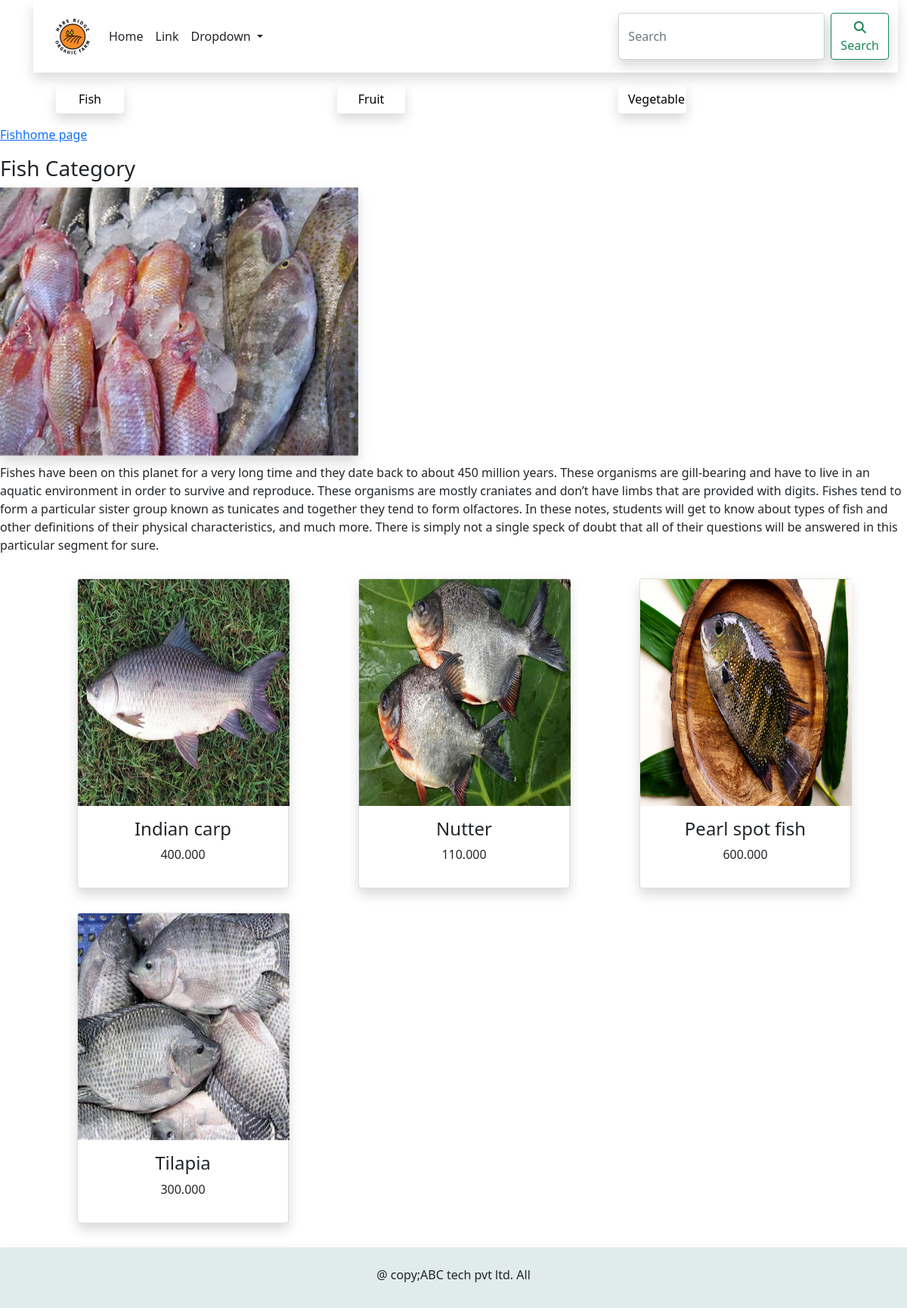
Page /farm/fish/ on the committed database.
### farm_main/models.py (models this page shows, shortened)
class Category(models.Model):
    name = models.CharField(max_length=250,unique=True)
    slug = models.SlugField(max_length=250,unique=True)
    description = models.TextField(blank=True)
    image = models.ImageField(upload_to='category_images',blank=True)
    class Meta:
        ordering = ('name',)
        verbose_name = 'category'
        verbose_name_plural = 'categories'
    def get_url(self):
        return reverse('farm_main:product_by_category', args=[self.slug])

class Product(models.Model):
    name = models.CharField(max_length=250,unique=True)
    slug = models.SlugField(max_length=250,unique=True)
    description = models.TextField(blank=True)
    price = models.DecimalField(max_digits=10, decimal_places=3)
    category = models.ForeignKey(Category, on_delete=models.CASCADE)
    image = models.ImageField(upload_to='products_image', blank=True)
    stock = models.IntegerField()
    available = models.BooleanField(default=True)
    created = models.DateTimeField(auto_now_add=True)
    updated = models.DateTimeField(auto_now_add=True)
    class Meta:
        ordering = ('name',)
        verbose_name = 'Product'
        verbose_name_plural = 'Products'
    def get_url(self):
        return reverse('farm_main:productCategoryDetail',args=[self.category.slug, self.slug])

### farm_main/views.py (the view)
# urls.py: path('',views.allprodcat,name='allprodcat'),
def allprodcat(request, c_slug=None):
    c_page=None
    products_list=None
    if c_slug != None:
        c_page=get_object_or_404(Category,slug=c_slug)
        products_list=Product.objects.all().filter(category=c_page,available=True)
    else:
        products_list=Product.objects.all().filter(available=True)
    paginator = Paginator(products_list,6)
    try:
        page = int(request.GET.get('page', '1'))
    except:
        page = 1
    try:
        products = paginator.page(page)
    except (EmptyPage, InvalidPage):
        products = paginator.page(paginator.num_pages)
    return render(request, "category.html", {'category':  c_page, 'products': products})

### cart/context_processors.py (called while the page is built)
def counter(request):
    item_count = 0
    if 'admin' in request.path:
        return {}
    else:
        try:
            cart = Cart.objects.filter(cart_id=_cart_id(request))
            cart_items = CartItem.objects.all().filter(cart=cart[:1])
            for cart_item in cart_items:
                item_count += cart_item.quantity
        except Cart.DoesNotExist:
            item_count = 0
    return dict(item_count = item_count)

### cart/views.py (called while the page is built)
def _cart_id(request):
    cart = request.session.session_key
    if not cart:
        cart = request.session.create()
    return cart

### farm_main/context_processors.py (called while the page is built)
def menu_links(request):
    links = Category.objects.all()
    return dict(links=links)

### templates/category.html (shortened to what this page needs)
{% extends 'base.html' %}
{% load static %}
{% block content %}
{% if category %}
<div>
    <p><a href="{% url 'farm_main:allprodcat' %}">{{category.name}}home page
    </a></p>
</div>
{% endif %}
    {% if category %}
<div>
        <div>
        <h3>{{category.name}}&nbsp;Category</h3>
        <img style="width:474px;height:355px;" class="shadow" src="{{category.image.url}}"><br>
        <p style="margin-top:10px;">{{category.description}}</p>
   </div>
{% endif %}
<div class="container ">
    <div class="row mx-auto">
    {% for product in products.object_list %}
            <div class="my-bottom-margin col-9 col-sm-12 col-md-4 col-lg-4">
                <div class="card text-center my-3 ms-5 shadow" style="width:280px;">
            <a href="{{product.get_url}}"><img src="{{product.image.url}}" alt="{{product.name}}" class="card-img-top" style="width:280px;height:300px;"></a>
        <div class="card-body">
        <h4>{{product.name}}</h4>
        <p>{{product.price}}</p>
        </div>
        </div>
        </div>
    {% endfor %}
    </div>
</div>
</div>
{% endblock %}

### templates/nav.html (shortened to what this page needs)
{% load static %}
<nav class="container-fluid">
    <ul style="width:100%">
        <nav class="navbar navbar-expand-lg bg-body-tertiary shadow">
  <div class="container-fluid">
      <header>
    <center>
        <img src="{% static 'img/logo1.png' %}" alt="logoimage" style="height:80px;">
    </center>
</header>
    <div class="collapse navbar-collapse text-dark" id="navbarSupportedContent">
      <ul class="navbar-nav me-auto mb-2 mb-lg-0">
        <li class="nav-item">
          <a class="nav-link active text-dark" href="{% url 'farm_main:allprodcat' %}">Home</a>
        </li>
        <li class="nav-item">
          <a class="nav-link text-dark" href="#">Link</a>
        </li>
        <li class="nav-item dropdown">
          <a class="nav-link dropdown-toggle text-dark" href="#" role="button" data-bs-toggle="dropdown" aria-expanded="false">
            Dropdown
          </a>
        </li>
      </ul>
      <form class="d-flex" role="search" action="{% url 'searchapp:search' %}" method="get">
        <input class="form-control me-2 shadow" type="search" placeholder="Search" aria-label="Search" name="q">
        <button class="btn btn-outline-success shadow" type="submit"><i class="fa-solid fa-magnifying-glass"></i>Search</button>
      </form>
    </div>
  </div>
</nav>
        <div class="container">
            {% for cat in links %}
        <div class="col-4" style="float:left;">
        <button style="width:90px;" class="btn shadow my-3 mx-3"><a id="link" href="{{cat.get_url}}">{{cat.name}}</a></button>
        </div>
            {% endfor %}
        </div>
    </ul>
</nav>

### templates/base.html (style rules this page uses)
#link { text-decoration:none;color:black; }

### rows in the picture
Category: name "Fish", image (picture), description "Fishes have been on this planet for a very long time and they date back to about 450 million years. These organisms are gill-bearing and have to live in an aquatic environment in order to survive and reproduce. These organisms are mostly craniates and don’t have limbs that are provided with digits. Fishes tend to form a particular sister group known as tunicates and together they tend to form olfactores. In these notes, students will get to know about types of fish and other definitions of their physical characteristics, and much more. There is simply not a single speck of doubt that all of their questions will be answered in this particular segment for sure."
Category: name "Fruit"
Category: name "Vegetable"
Product: image (picture), name "Indian carp", price "400.000"
Product: image (picture), name "Nutter", price "110.000"
Product: image (picture), name "Pearl spot fish", price "600.000"
Product: image (picture), name "Tilapia", price "300.000"
